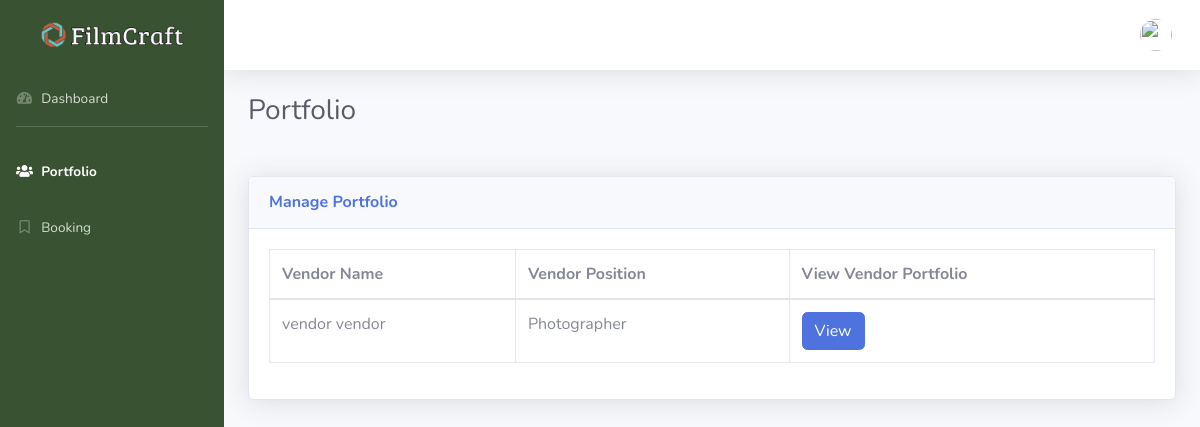
/user_admin/portfolio.php, run on an earlier commit of the app's database.
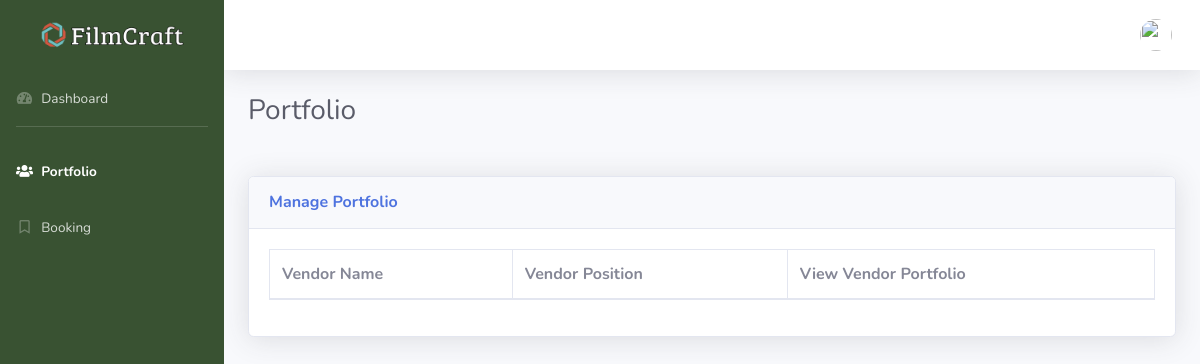
And on a later commit of the database.
### tables this page shows
CREATE TABLE `portfolio` (
  `portfolioId` int(11) NOT NULL,
  `vendor_Id` int(11) NOT NULL,
  `vendorWork_Id` int(11) NOT NULL,
  `portfolioFirstName` varchar(50) NOT NULL,
  `portfolioLastName` varchar(50) NOT NULL,
  `portfolioAddress` varchar(150) NOT NULL,
  `portfolioEmail` varchar(150) NOT NULL,
  `portfolioVendorPosition` varchar(50) NOT NULL,
  `portfolioProfileImage` varchar(255) NOT NULL,
  `portfolioRating` varchar(50) NOT NULL,
  `portfolioBookingRate` varchar(250) NOT NULL,
  `portfolioStartPrice` varchar(150) NOT NULL,
  `portfolioEndPrice` varchar(150) NOT NULL,
  `portfolioDescription` varchar(255) NOT NULL,
  `portfolioStatus` tinyint(4) NOT NULL,
  `portfolioSessionStatus` tinyint(4) NOT NULL,
  `portfolioEvent` int(11) NOT NULL
);

CREATE TABLE `vendor` (
  `vendorId` int(11) NOT NULL,
  `vendorEmail` varchar(150) NOT NULL,
  `vendorPassword` varchar(150) NOT NULL,
  `vendorFirstName` varchar(50) NOT NULL,
  `vendorLastName` varchar(50) NOT NULL,
  `vendorGender` varchar(20) NOT NULL,
  `vendorBirthdate` varchar(50) NOT NULL,
  `vendorNumber` varchar(50) NOT NULL,
  `vendorAddress` varchar(150) NOT NULL,
  `vendorType` varchar(50) NOT NULL,
  `vendorPosition` varchar(50) NOT NULL,
  `vendorProfileImage` varchar(255) NOT NULL,
  `vendorStatus` tinyint(5) NOT NULL,
  `vendorUserType` varchar(150) NOT NULL,
  `vendorLatitude` varchar(255) NOT NULL,
  `vendorLongitude` varchar(255) NOT NULL
);

### user_admin/portfolio.php (the view, shortened to what this page needs)
<?php
include("header.php");
include("../function/database.php");
$conn = $database;
?>
<body id="page-top">
    <div id="wrapper">
        <ul class="navbar-nav sidebar sidebar-dark accordion" id="accordionSidebar" style="background-color:#395232">
            <a class="sidebar-brand d-flex align-items-center justify-content-center" href="index.php">
                <div class="sidebar-brand-icon">
                     <img src="../resources/img/filmcraft.png" width="150">
                </div>
            </a>
            <li class="nav-item">
                <a class="nav-link" href="index.php">
                    <i class="fas fa-fw fa-tachometer-alt"></i>
                    <span>Dashboard</span></a>
                </li>
            <hr class="sidebar-divider">
            <li class="nav-item active">
                <a class="nav-link" href="portfolio.php">
                    <i class="fas fa-fw fa-users"></i>
                    <span>Portfolio</span></a>
                </li>
            <li class="nav-item">
                <a class="nav-link" href="booking.php">
                    <i class="far fa-fw fa-bookmark"></i>
                    <span>Booking</span></a>
                </li>
        </ul>
        <div id="content-wrapper" class="d-flex flex-column">
            <div id="content">
                <nav class="navbar navbar-expand navbar-light bg-white topbar mb-4 static-top shadow">
                    <ul class="navbar-nav ml-auto">
                         <?php include("topnav.php") ?>
                    </ul>
                </nav>
                <div class="container-fluid">
                    <h1 class="h3 mb-5 text-gray-800">Portfolio</h1>
                    <div class="card shadow mb-4">
                        <div class="card-header py-3">
                            <h6 class="m-0 font-weight-bold text-primary">Manage Portfolio</h6>
                        </div>
                        <div class="card-body">
                            <div class="table-responsive">
                                <table class="table table-bordered" id="dataTablex" width="100%" cellspacing="0">
                                    <thead>
                                        <tr>
                                            <th>Vendor Name</th>
                                            <th>Vendor Position</th>
                                            <th>View Vendor Portfolio</th>
                                        </tr>
                                    </thead>
                                    <tbody>
                                        <?php
                                        $query = "SELECT * FROM portfolio
                                        JOIN vendor ON portfolio.vendor_Id = vendor.vendorId
                                        WHERE portfolio.portfolioStatus = 1;
                                        ";
                                        $result = mysqli_query($conn,$query);
                                        while($row = mysqli_fetch_assoc($result)) {
                                        $fetchId        = $row['vendor_Id'];
                                        $fetchFirstName = $row['vendorFirstName'];
                                        $fetchLastName  = $row['vendorLastName'];
                                        $concatName     = $fetchFirstName.' '.$fetchLastName;
                                        $fetchPosition  = $row['portfolioVendorPosition'];
                                        ?>
                                        <tr>
                                            <td><?php echo $concatName ?></td>
                                            <td><?php echo $fetchPosition ?></td>
                                            <td><a href="view-portfolio.php?VID=<?php echo $fetchId ?>" class="btn btn-primary">View</a></td>
                                        </tr>
                                       <?php } ?>
                                    </tbody>
                                </table>
                            </div>
                        </div>
                    </div>
                </div>
            </div>
        </div>
    </div>
<?php
include("footer.php");
?>

What changed in the data, as far as the page shows it:
removed portfolio: vendor_Id.vendorLastName "vendor vendor", portfolioVendorPosition "Photographer"
